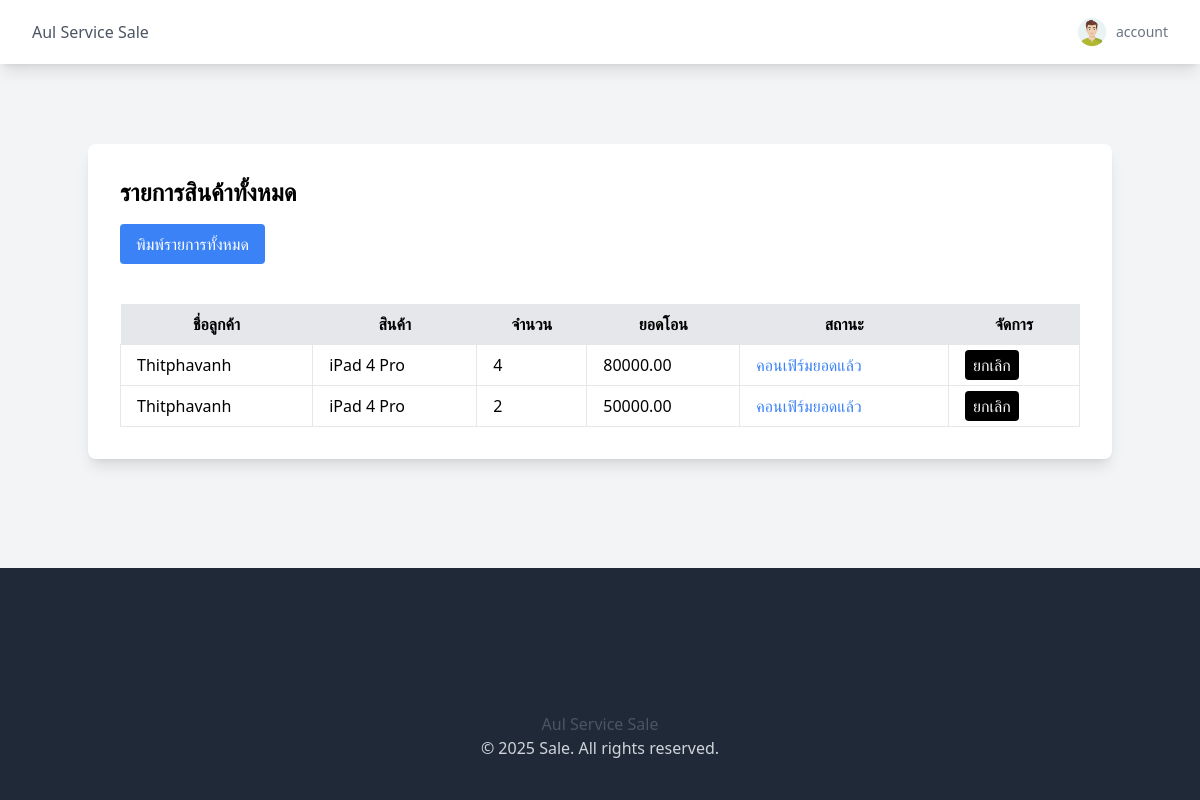
Screenshot of /table-product/ (signed in) with the database file from the repository.
### sales/models.py (models this page shows, shortened)
class CustomUser(models.Model):
    user = models.OneToOneField(User, on_delete=models.CASCADE, null=True, blank=True)
    user_type = models.CharField(max_length=20, default="sales", null=True, blank=True)
    avatar = models.ImageField(upload_to="avatars/", null=True, blank=True)
    bio = models.CharField(max_length=255, null=True, blank=True)
    tel = models.CharField(max_length=20, null=True, blank=True)

class SaleRecord(models.Model):
    user = models.ForeignKey(User, on_delete=models.CASCADE, blank=True, null=True)
    STATUS_CHOICES = [
        ("pending", "รอคอนเฟิร์ม"),
        ("confirmed", "คอนเฟิร์มยอดแล้ว"),
    ]
    customer = models.ForeignKey(
        Customer, on_delete=models.CASCADE, blank=True, null=True
    )
    product = models.ForeignKey(
        Product, on_delete=models.CASCADE, blank=True, null=True
    )
    quantity = models.IntegerField()
    transfer_amount = models.DecimalField(max_digits=10, decimal_places=2)
    po_document = models.FileField(upload_to="po_documents/", blank=True, null=True)
    payment_slip = models.FileField(upload_to="payment_slips/", blank=True, null=True)
    remarks = models.TextField(blank=True, null=True)
    status = models.CharField(max_length=10, choices=STATUS_CHOICES, default="pending")
    created_by = models.ForeignKey(
        User,
        on_delete=models.CASCADE,
        related_name="sale_records",
        blank=True,
        null=True,
    )

class Customer(models.Model):
    first_name = models.CharField(max_length=255, blank=True, null=True)
    last_name = models.CharField(max_length=255, blank=True, null=True)
    def __str__(self):
        return self.first_name

class Product(models.Model):
    name = models.CharField(max_length=255, unique=True, blank=True, null=True)
    def __str__(self):
        return self.name

### sales/views.py (the view)
# urls.py: path('table-product/', views.table_product, name='table-product-page'),
@login_required
def table_product(request):
    try:
        custom_user = CustomUser.objects.get(user=request.user)
        user = request.user  # No need to query the User model again
    except ObjectDoesNotExist:
        return HttpResponse(
            "Unauthorized: CustomUser profile does not exist.", status=401
        )
    if custom_user.user_type == "sales":
        records = SaleRecord.objects.filter(user=custom_user.user)
    elif custom_user.user_type == "account":
        records = SaleRecord.objects.all()
    elif (
        custom_user.user_type == "admin"
        or user.is_staff
        or user.is_superuser
        or user.active
    ):
        records = SaleRecord.objects.all()
    else:
        return HttpResponse("Unauthorized: Invalid user type.", status=401)
    context = {
        "records": records,
        "user": user,
        "user_type": custom_user.user_type,  # Optional: Pass user type to the template
    }
    return render(request, "sales/table-product.html", context)

### sales/templates/sales/table-product.html (shortened to what this page needs)
{% extends 'base.html' %}
{% block content %}
<div class="max-w-5xl mx-auto bg-white p-8 rounded-lg shadow-lg mt-20">
    <h2 class="text-2xl font-bold mb-4">รายการสินค้าทั้งหมด</h2>
    <button onclick="window.print()" class="bg-blue-500 text-white px-4 py-2 rounded mb-4">พิมพ์รายการทั้งหมด</button>
    <div class="overflow-x-auto">
        {% if user.customuser.user_type == 'admin' %}
        <table class="min-w-full bg-white shadow-md rounded mt-6">
            <thead>
                <tr class="bg-gray-200">
                    <th class="px-4 py-2 text-xs sm:text-sm md:text-base">ชื่อลูกค้า</th>
                    <th class="px-4 py-2 text-xs sm:text-sm md:text-base">สินค้า</th>
                    <th class="px-4 py-2 text-xs sm:text-sm md:text-base">จำนวน</th>
                    <th class="px-4 py-2 text-xs sm:text-sm md:text-base">ยอดโอน</th>
                    <th class="px-4 py-2 text-xs sm:text-sm md:text-base">สถานะ</th>
                    <th class="px-4 py-2 text-xs sm:text-sm md:text-base">จัดการ</th>
                </tr>
            </thead>
            <tbody>
                {% for record in records %}
                <tr>
                    <td class="border px-4 py-2 text-xs sm:text-sm md:text-base">{{ record.customer }}</td>
                    <td class="border px-4 py-2 text-xs sm:text-sm md:text-base">{{ record.product }}</td>
                    <td class="border px-4 py-2 text-xs sm:text-sm md:text-base">{{ record.quantity }}</td>
                    <td class="border px-4 py-2 text-xs sm:text-sm md:text-base">{{ record.transfer_amount }}</td>
                    <td class="border px-4 py-2 text-xs sm:text-sm md:text-base">
                        {% if record.status == 'pending' %}
                            <span class="text-black">รอคอนเฟิร์ม</span>
                        {% else %}
                            <span class="text-blue-500">คอนเฟิร์มยอดแล้ว</span>
                        {% endif %}
                    </td>
                    <td class="border px-4 py-2 text-xs sm:text-sm md:text-base">
                        {% if record.status == 'pending' %}
                            <a href="{% url 'confirm-sale-page' record.id %}" class="bg-blue-500 text-white px-2 py-1 rounded">คอนเฟิร์ม</a>
                        {% endif %}
                        {% if record.status == 'confirmed' %}
                            <a href="{% url 'cancel-sale-page' record.id %}" class="bg-black text-white px-2 py-1 rounded">ยกเลิก</a>
                        {% endif %}
                            <a href="{% url 'edit-sale-record-page' record.id  %}" class="bg-green-500 text-white px-2 py-1 rounded">แก้ไข</a>
                            <a href="{% url 'delete-sale-page' record.id %}" class="bg-red-500 text-white px-2 py-1 rounded">ลบ</a>
                    </td>
                </tr>
                {% endfor %}
            </tbody>
        </table>
        {% elif user.customuser.user_type == 'account' %}
        <table class="min-w-full bg-white shadow-md rounded mt-6">
            <thead>
                <tr class="bg-gray-200">
                    <th class="px-4 py-2 text-xs sm:text-sm md:text-base">ชื่อลูกค้า</th>
                    <th class="px-4 py-2 text-xs sm:text-sm md:text-base">สินค้า</th>
                    <th class="px-4 py-2 text-xs sm:text-sm md:text-base">จำนวน</th>
                    <th class="px-4 py-2 text-xs sm:text-sm md:text-base">ยอดโอน</th>
                    <th class="px-4 py-2 text-xs sm:text-sm md:text-base">สถานะ</th>
                    <th class="px-4 py-2 text-xs sm:text-sm md:text-base">จัดการ</th>
                </tr>
            </thead>
            <tbody>
                {% for record in records %}
                <tr>
                    <td class="border px-4 py-2 text-xs sm:text-sm md:text-base">{{ record.customer }}</td>
                    <td class="border px-4 py-2 text-xs sm:text-sm md:text-base">{{ record.product }}</td>
                    <td class="border px-4 py-2 text-xs sm:text-sm md:text-base">{{ record.quantity }}</td>
                    <td class="border px-4 py-2 text-xs sm:text-sm md:text-base">{{ record.transfer_amount }}</td>
                    <td class="border px-4 py-2 text-xs sm:text-sm md:text-base">
                        {% if record.status == 'pending' %}
                            <span class="text-black">รอคอนเฟิร์ม</span>
                        {% else %}
                            <span class="text-blue-500">คอนเฟิร์มยอดแล้ว</span>
                        {% endif %}
                    </td>
                    <td class="border px-4 py-2 text-xs sm:text-sm md:text-base">
                            {% if record.status == 'confirmed' %}
                                <a href="{% url 'cancel-sale-page' record.id %}" class="bg-black text-white px-2 py-1 rounded">ยกเลิก</a>
                            {% endif %}
                    </td>
                </tr>
                {% endfor %}
            </tbody>
        </table>
        {% endif %}
    </div>
</div>
{% endblock %}

### templates/base.html (shortened to what this page needs)
{% load static %}
<!DOCTYPE html>
<html lang="en">
<head>
    <script src="https://cdn.tailwindcss.com"></script>
</head>
<body class="bg-gray-100">
    <div class="flex flex-col min-h-screen">
        {% include 'components/navbar.html' %}
        <div class="flex-grow">
        {% block content %}{% endblock content %}
            </div>
        <footer class="bg-gray-800 text-white py-4">
            {% include 'components/footer.html' %}
        </footer>
    </div>
</body>
</html>

### templates/components/navbar.html (shortened to what this page needs)
{% load static %}
<nav class="bg-white shadow-lg">
    <div class="max-w-7xl mx-auto px-4 sm:px-6 lg:px-8">
        <div class="flex justify-between h-16 items-center">
            <div class="flex items-center">
                <a href="{% url 'home-page' %}" class="text-gray-600 hover:text-blue-600">Aul Service Sale</a>
            </div>
            <div class="relative hidden md:block">
                {% if user.is_authenticated %}
                    <button id="profile-btn" class="flex items-center space-x-2 focus:outline-none">
                        {% if user.customuser.avatar %}
                            <img src="{{ user.customuser.avatar.url }}" class="w-8 h-8 rounded-full cursor-pointer" id="profile-avatar">
                        {% else %}
                            <img src="{% static 'images/default-avatar.jpg' %}" class="w-8 h-8 rounded-full cursor-pointer" id="profile-avatar">
                        {% endif %}
                        <div class="text-gray-800">
                            <span class="text-sm text-gray-500 block" id="user-type">{{ user.customuser.user_type }}</span>
                        </div>
                    </button>
                {% else %}
                    <div class="flex space-x-4">
                        <span><a href="{% url 'login-page' %}" class="block px-4 py-2 text-gray-600 hover:text-blue-600">Login</a></span>
                    </div>
                {% endif %}
            </div>
        </div>
    </div>
</nav>

### templates/components/footer.html
{% load static %}
<footer class="bg-gray-800 text-white py-6 mt-20">
    <div class="max-w-7xl mx-auto px-4 sm:px-6 lg:px-8">
        <div class="mt-6 text-center text-gray-300">
            <div class="">
                <a href="{% url 'home-page' %}" class="text-gray-600 hover:text-blue-600 ">Aul Service Sale</a>
            </div>
            <p>&copy; 2025 Sale. All rights reserved.</p>
        </div>
    </div>
</footer>

### rows the page displays
SaleRecord: customer "Thitphavanh", product "iPad 4 Pro", quantity "4", transfer_amount "80000.00", status "คอนเฟิร์มยอดแล้ว"
SaleRecord: customer "Thitphavanh", product "iPad 4 Pro", quantity "2", transfer_amount "50000.00", status "คอนเฟิร์มยอดแล้ว"

### other values shown
{{ user.customuser.user_type }} "account"
